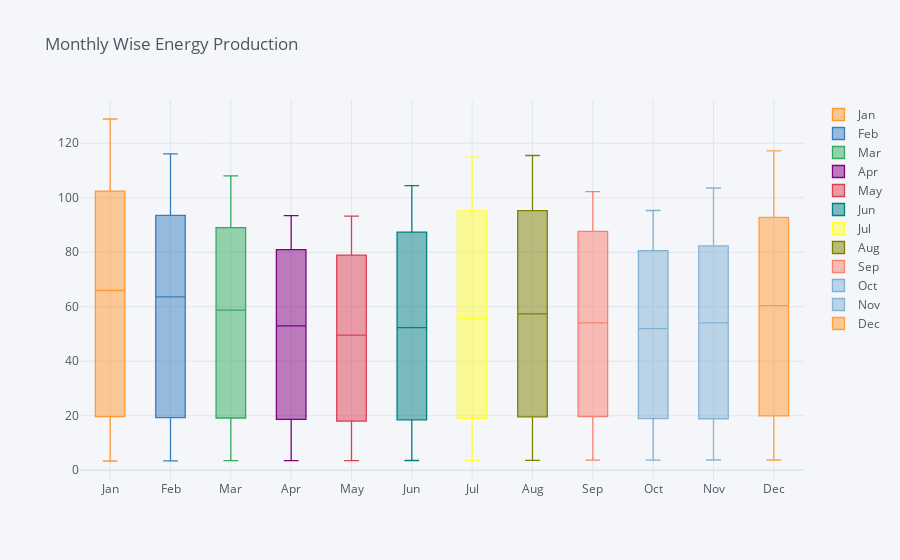

Write notebook code for a chart like this one.
### Code cell
pivot_data.T.iplot(title="Monthly Wise Energy Production",kind='box')
